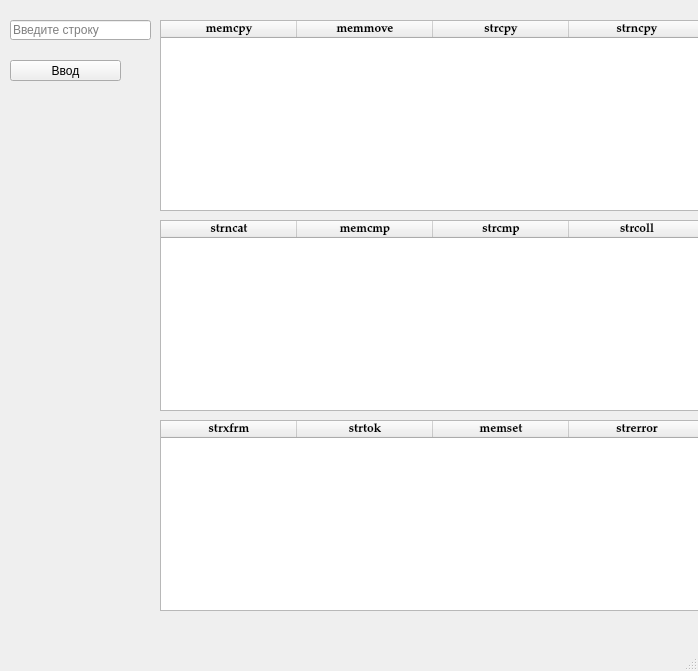
<?xml version="1.0" encoding="UTF-8"?>
<ui version="4.0">
 <class>MainWindow</class>
 <widget class="QMainWindow" name="MainWindow">
  <property name="geometry">
   <rect>
    <x>0</x>
    <y>0</y>
    <width>698</width>
    <height>671</height>
   </rect>
  </property>
  <property name="windowTitle">
   <string>MainWindow</string>
  </property>
  <widget class="QWidget" name="centralwidget">
   <widget class="QPushButton" name="pushButton">
    <property name="geometry">
     <rect>
      <x>10</x>
      <y>60</y>
      <width>111</width>
      <height>21</height>
     </rect>
    </property>
    <property name="text">
     <string>Ввод</string>
    </property>
   </widget>
   <widget class="QLineEdit" name="lineEdit">
    <property name="geometry">
     <rect>
      <x>10</x>
      <y>20</y>
      <width>141</width>
      <height>20</height>
     </rect>
    </property>
    <property name="placeholderText">
     <string>Введите строку</string>
    </property>
   </widget>
   <widget class="QTableWidget" name="table">
    <property name="geometry">
     <rect>
      <x>160</x>
      <y>20</y>
      <width>821</width>
      <height>191</height>
     </rect>
    </property>
    <property name="lineWidth">
     <number>2</number>
    </property>
    <property name="horizontalScrollBarPolicy">
     <enum>Qt::ScrollBarAsNeeded</enum>
    </property>
    <property name="sizeAdjustPolicy">
     <enum>QAbstractScrollArea::AdjustIgnored</enum>
    </property>
    <property name="editTriggers">
     <set>QAbstractItemView::NoEditTriggers</set>
    </property>
    <property name="selectionBehavior">
     <enum>QAbstractItemView::SelectItems</enum>
    </property>
    <property name="rowCount">
     <number>0</number>
    </property>
    <attribute name="horizontalHeaderCascadingSectionResizes">
     <bool>true</bool>
    </attribute>
    <attribute name="horizontalHeaderDefaultSectionSize">
     <number>136</number>
    </attribute>
    <attribute name="verticalHeaderShowSortIndicator" stdset="0">
     <bool>false</bool>
    </attribute>
    <attribute name="verticalHeaderStretchLastSection">
     <bool>false</bool>
    </attribute>
    <column>
     <property name="text">
      <string>memcpy</string>
     </property>
     <property name="font">
      <font>
       <family>Palatino Linotype</family>
       <bold>true</bold>
      </font>
     </property>
    </column>
    <column>
     <property name="text">
      <string>memmove</string>
     </property>
     <property name="font">
      <font>
       <family>Palatino Linotype</family>
       <bold>true</bold>
      </font>
     </property>
    </column>
    <column>
     <property name="text">
      <string>strcpy</string>
     </property>
     <property name="font">
      <font>
       <family>Palatino Linotype</family>
       <pointsize>9</pointsize>
       <bold>true</bold>
       <stylestrategy>PreferAntialias</stylestrategy>
       <kerning>true</kerning>
      </font>
     </property>
    </column>
    <column>
     <property name="text">
      <string>strncpy</string>
     </property>
     <property name="font">
      <font>
       <family>Palatino Linotype</family>
       <bold>true</bold>
      </font>
     </property>
    </column>
    <column>
     <property name="text">
      <string>strcat</string>
     </property>
     <property name="font">
      <font>
       <family>Palatino Linotype</family>
       <pointsize>8</pointsize>
       <bold>true</bold>
      </font>
     </property>
    </column>
   </widget>
   <widget class="QTableWidget" name="table1">
    <property name="geometry">
     <rect>
      <x>160</x>
      <y>220</y>
      <width>821</width>
      <height>191</height>
     </rect>
    </property>
    <property name="lineWidth">
     <number>2</number>
    </property>
    <property name="horizontalScrollBarPolicy">
     <enum>Qt::ScrollBarAsNeeded</enum>
    </property>
    <property name="sizeAdjustPolicy">
     <enum>QAbstractScrollArea::AdjustIgnored</enum>
    </property>
    <property name="editTriggers">
     <set>QAbstractItemView::NoEditTriggers</set>
    </property>
    <property name="selectionBehavior">
     <enum>QAbstractItemView::SelectItems</enum>
    </property>
    <property name="rowCount">
     <number>0</number>
    </property>
    <attribute name="horizontalHeaderCascadingSectionResizes">
     <bool>true</bool>
    </attribute>
    <attribute name="horizontalHeaderDefaultSectionSize">
     <number>136</number>
    </attribute>
    <attribute name="verticalHeaderShowSortIndicator" stdset="0">
     <bool>false</bool>
    </attribute>
    <attribute name="verticalHeaderStretchLastSection">
     <bool>false</bool>
    </attribute>
    <column>
     <property name="text">
      <string>strncat</string>
     </property>
     <property name="font">
      <font>
       <family>Palatino Linotype</family>
       <bold>true</bold>
      </font>
     </property>
    </column>
    <column>
     <property name="text">
      <string>memcmp</string>
     </property>
     <property name="font">
      <font>
       <family>Palatino Linotype</family>
       <bold>true</bold>
      </font>
     </property>
    </column>
    <column>
     <property name="text">
      <string>strcmp</string>
     </property>
     <property name="font">
      <font>
       <family>Palatino Linotype</family>
       <pointsize>9</pointsize>
       <bold>true</bold>
       <stylestrategy>PreferAntialias</stylestrategy>
       <kerning>true</kerning>
      </font>
     </property>
    </column>
    <column>
     <property name="text">
      <string>strcoll</string>
     </property>
     <property name="font">
      <font>
       <family>Palatino Linotype</family>
       <bold>true</bold>
      </font>
     </property>
    </column>
    <column>
     <property name="text">
      <string>strncmp</string>
     </property>
     <property name="font">
      <font>
       <family>Palatino Linotype</family>
       <pointsize>8</pointsize>
       <bold>true</bold>
      </font>
     </property>
    </column>
   </widget>
   <widget class="QTableWidget" name="table2">
    <property name="geometry">
     <rect>
      <x>160</x>
      <y>420</y>
      <width>821</width>
      <height>191</height>
     </rect>
    </property>
    <property name="lineWidth">
     <number>2</number>
    </property>
    <property name="horizontalScrollBarPolicy">
     <enum>Qt::ScrollBarAsNeeded</enum>
    </property>
    <property name="sizeAdjustPolicy">
     <enum>QAbstractScrollArea::AdjustIgnored</enum>
    </property>
    <property name="editTriggers">
     <set>QAbstractItemView::NoEditTriggers</set>
    </property>
    <property name="selectionBehavior">
     <enum>QAbstractItemView::SelectItems</enum>
    </property>
    <property name="rowCount">
     <number>0</number>
    </property>
    <attribute name="horizontalHeaderCascadingSectionResizes">
     <bool>true</bool>
    </attribute>
    <attribute name="horizontalHeaderDefaultSectionSize">
     <number>136</number>
    </attribute>
    <attribute name="verticalHeaderShowSortIndicator" stdset="0">
     <bool>false</bool>
    </attribute>
    <attribute name="verticalHeaderStretchLastSection">
     <bool>false</bool>
    </attribute>
    <column>
     <property name="text">
      <string>strxfrm</string>
     </property>
     <property name="font">
      <font>
       <family>Palatino Linotype</family>
       <bold>true</bold>
      </font>
     </property>
    </column>
    <column>
     <property name="text">
      <string>strtok</string>
     </property>
     <property name="font">
      <font>
       <family>Palatino Linotype</family>
       <bold>true</bold>
      </font>
     </property>
    </column>
    <column>
     <property name="text">
      <string>memset</string>
     </property>
     <property name="font">
      <font>
       <family>Palatino Linotype</family>
       <pointsize>9</pointsize>
       <bold>true</bold>
       <stylestrategy>PreferAntialias</stylestrategy>
       <kerning>true</kerning>
      </font>
     </property>
    </column>
    <column>
     <property name="text">
      <string>strerror</string>
     </property>
     <property name="font">
      <font>
       <family>Palatino Linotype</family>
       <bold>true</bold>
      </font>
     </property>
    </column>
    <column>
     <property name="text">
      <string>strlen</string>
     </property>
     <property name="font">
      <font>
       <family>Palatino Linotype</family>
       <pointsize>8</pointsize>
       <bold>true</bold>
      </font>
     </property>
    </column>
   </widget>
  </widget>
  <widget class="QMenuBar" name="menubar">
   <property name="geometry">
    <rect>
     <x>0</x>
     <y>0</y>
     <width>698</width>
     <height>17</height>
    </rect>
   </property>
  </widget>
  <widget class="QStatusBar" name="statusbar"/>
 </widget>
 <resources/>
 <connections/>
</ui>
